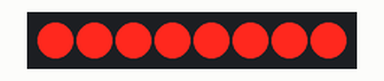
The sketch below on a simulated Arduino Uno, built with avr-gcc and run on an emulated ATmega328P. On the bench: 8 shift-register outputs drawn as a row of LEDs (first output left, lit = HIGH). Wiring (inferred from the names in the program): shift register (74HC595): data pin 8; shift clock pin 10; latch pin 9. Wiring (inferred from the signals the program sends): row of LEDs: on Q0, Q1, Q2, Q3, Q4, Q5, Q6, Q7. Random numbers use the default seed unless the sketch sets one.

Above: at 0.1 s.
At 5.12 s:
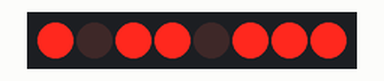
At 10.39 s:
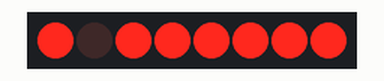
At 19.68 s:
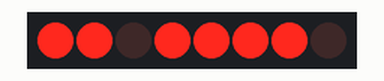
At 29.04 s:
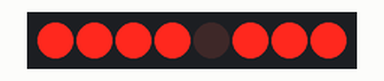
At 39.24 s:
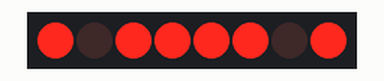
Timing chart, 0 to 40.0 s (numbered marks = the images above):
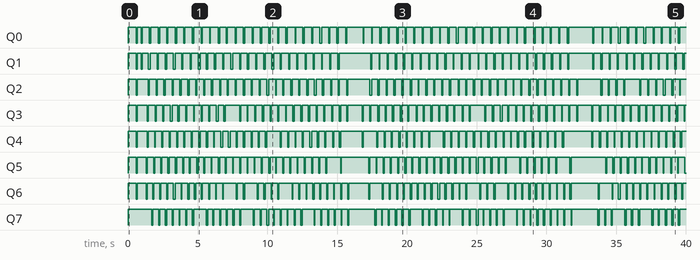

The sketch:

sketch3.ino
```cpp
#include <math.h>

// Random slowly blinking led lights, controlled with an arduino and a 75HC595 shift register


void randomsines()
{
    int pins[] = {3, 5, 6, 9, 10, -1};
    float speeds[5];

    for (int i =0; i < 5; i++)
       speeds[i] = 0.3+ float(random(0, 1000))/1000.0;

    for (float x =0.; x < 100.; x+=1.0)
    {
      for (int i=0; i < 5; i++)
      {
        float v = (1.0 +sin( x*speeds[i]/3.14159))/2.0;
        v = 255.0*(v*v);

        analogWrite(pins[i], v);

      }
      delay(50);
    }

}


int SER_Pin = 8;   //pin 14 on the 75HC595
int RCLK_Pin = 9;  //pin 12 on the 75HC595
int SRCLK_Pin = 10; //pin 11 on the 75HC595

//How many of the shift registers - change this
#define number_of_74hc595s 1

//do not touch
#define numOfRegisterPins number_of_74hc595s * 8

boolean registers[numOfRegisterPins];

void setup(){
  pinMode(SER_Pin, OUTPUT);
  pinMode(RCLK_Pin, OUTPUT);
  pinMode(SRCLK_Pin, OUTPUT);

  //reset all register pins
  clearRegisters();
  writeRegisters();

 // Serial.begin(9600);

}

//set all register pins to LOW
void clearRegisters(){
  for(int i = numOfRegisterPins - 1; i >=  0; i--){
     registers[i] = LOW;
  }
}

//Set and display registers
//Only call AFTER all values are set how you would like (slow otherwise)
void writeRegisters(){

  digitalWrite(RCLK_Pin, LOW);

  for(int i = numOfRegisterPins - 1; i >=  0; i--){
    digitalWrite(SRCLK_Pin, LOW);
    digitalWrite(SER_Pin, registers[i]);
    digitalWrite(SRCLK_Pin, HIGH);

  }
  digitalWrite(RCLK_Pin, HIGH);

}

//set an individual pin HIGH or LOW
void setRegisterPin(int index, int value){
  registers[index] = value;
}


int lastwait =0;
float speeds[8]  = {.71, .72, .73, .74, .75, .76, .77, .78};
float phases[8]  = {8, 1, 7, 3, 9, 2, 5 , 4};
int  levels[8]  = {50, 50, 50, 50, 50, 50, 50, 50};
int counters[8] = {1,2,3,4,5,6,7,8};


void loop()
{

  float lspeed = 1.0;
  int distl = 200.;
  int bpoint = 100.0;


  for (float k =0; k < 50000; k+=1.0)
  {
      if ( k > bpoint   )
      {
          //distl = analogRead(0);
          if (distl >30)
          {
             lspeed = float(distl)/ 600.;
             for (int j=0; j < 8; j++)
               speeds[j] = 4.0*lspeed + float(j)/20.;
          }

          bpoint += 99;
      }

      float kk = k/30.;
      for (int j =0; j < 8 ; j++)
      {
        float v = (sin( speeds[j]*kk));
        levels[j]  =32.0*v*v;
      }


    for (int r =0 ; r < 2; r++)
      for (int i =0; i<32; i++)
      {
          for (int j =0; j < 8 ; j++)
          {
            registers[j] =  levels[j] < i ? HIGH : LOW;
          }
          writeRegisters();  //MUST BE CALLED TO DISPLAY CHANGES
          //delay(wait);
      }

  }


  delay(1000);

}
```
